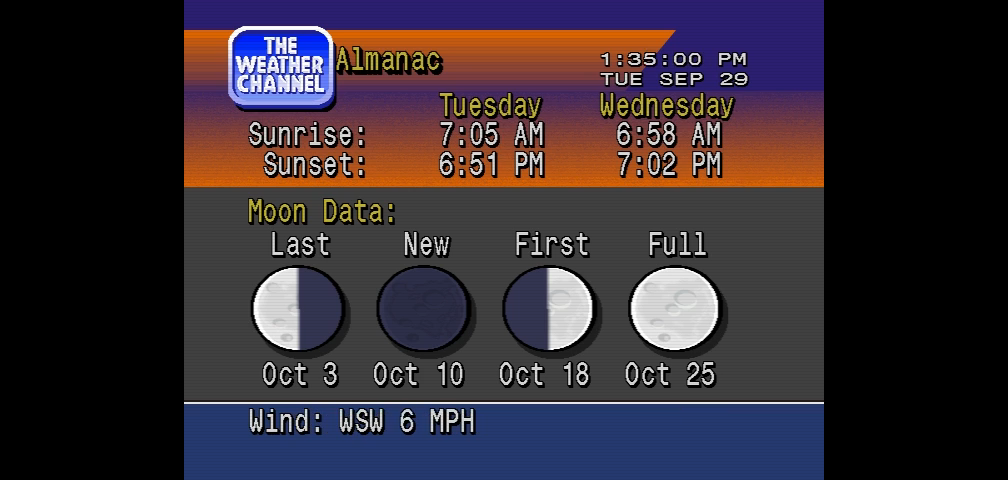
#> input picture output/playwright/weather-watch-20260929/frame-2026-09-29T20-35-37-369Z.png, 1008 x 480 px; its folder holds only this picture in this run
$ python make-contact-sheet.py
#> lines starting #> are read from the running program, lines starting #| are printed output that depends on the picture
from pathlib import Path
from PIL import Image, ImageDraw
import sys

folder = Path(__file__).resolve().parent
frames = sorted(folder.glob('frame-*.png'))
count = int(sys.argv[1]) if len(sys.argv) > 1 else 24
frames = frames[-count:]
columns = 4
w, h = 336, 182
sheet = Image.new('RGB', (columns*w, ((len(frames)+columns-1)//columns)*h), 'white')
#> sheet: PIL image 1344x182 RGB; every value is 255
draw = ImageDraw.Draw(sheet)
for index, path in enumerate(frames):
    pic = Image.open(path).convert('RGB')
#> pic is the input picture: PIL image 1008x480 RGB; mean R, G, B 52.4, 43.8, 51.4
    pic.thumbnail((w, h-22))
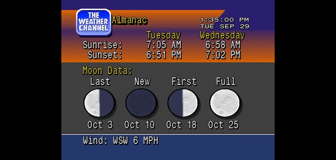
#> pic: PIL image 336x160 RGB; mean R, G, B 52.5, 43.9, 51.5
    x, y = (index % columns)*w, (index // columns)*h
    sheet.paste(pic, (x+(w-pic.width)//2,y+22))
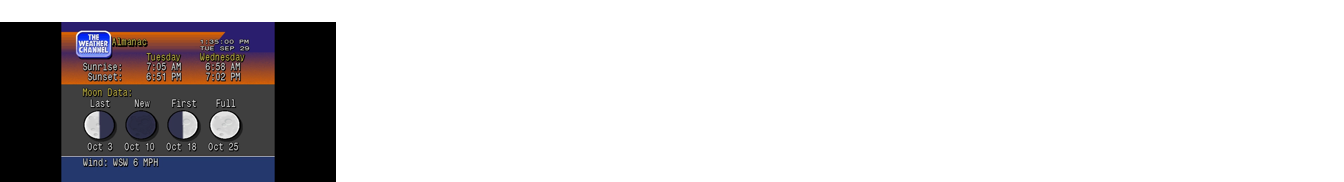
#> sheet: PIL image 1344x182 RGB; mean R, G, B 210.5, 208.6, 210.3
    draw.text((x+6, y+4), path.stem.removeprefix('frame-'), fill='black')
sheet.save(folder/'contact-sheet.jpg', quality=92)
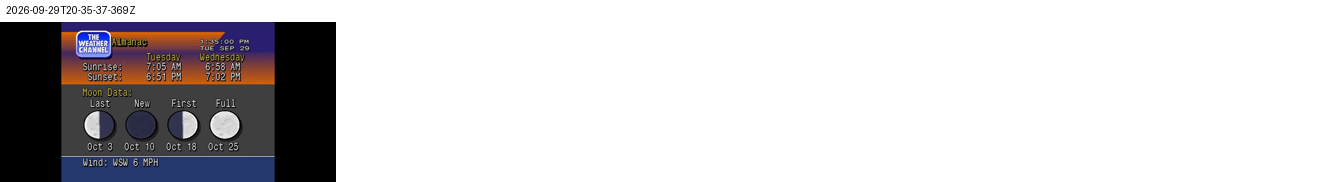
#> saved as contact-sheet.jpg: PIL image 1344x182 RGB; mean R, G, B 210.2, 208.3, 210
print(f'{len(frames)} frames: {frames[0].name} to {frames[-1].name}')

$ run again, on output/playwright/weather-watch-20260929/frame-2026-09-29T20-36-17-613Z.png
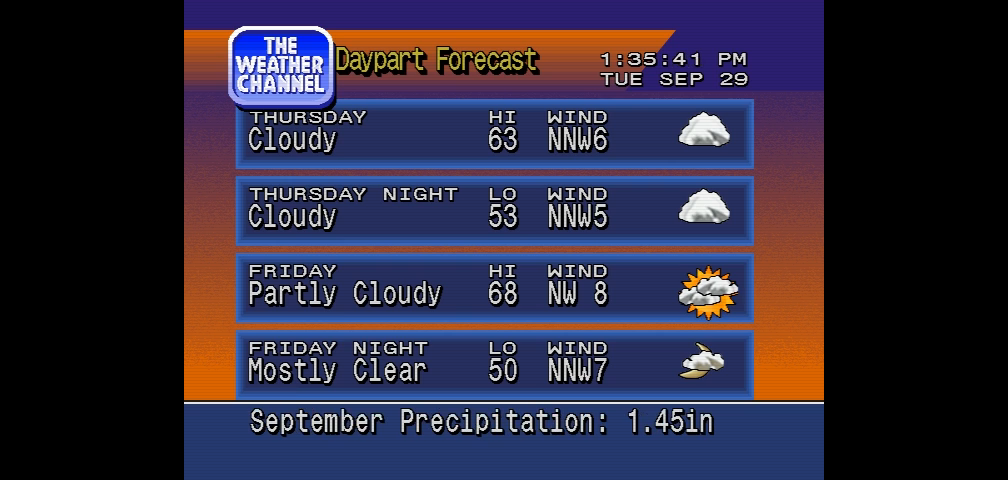
#> input picture output/playwright/weather-watch-20260929/frame-2026-09-29T20-36-17-613Z.png, 1008 x 480 px
#> pic is the input picture: PIL image 1008x480 RGB; mean R, G, B 47.6, 42.8, 62.8
#> `pic.thumbnail((w, h-22))`:
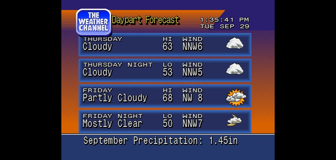
#> pic: PIL image 336x160 RGB; mean R, G, B 47.7, 42.8, 62.9
#> `sheet.save(folder/'contact-sheet.jpg', quality=92)`:
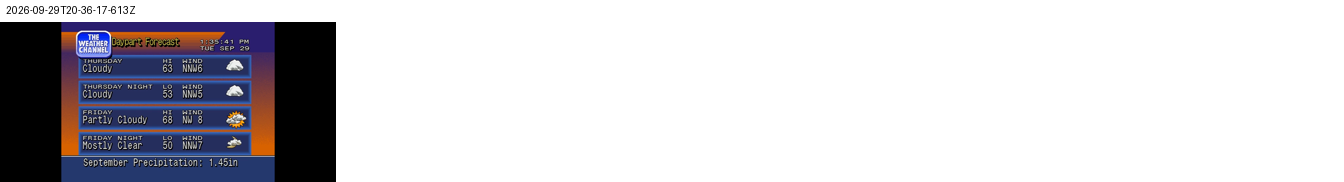
#> saved as contact-sheet.jpg: PIL image 1344x182 RGB; mean R, G, B 209.1, 208.1, 212.5
